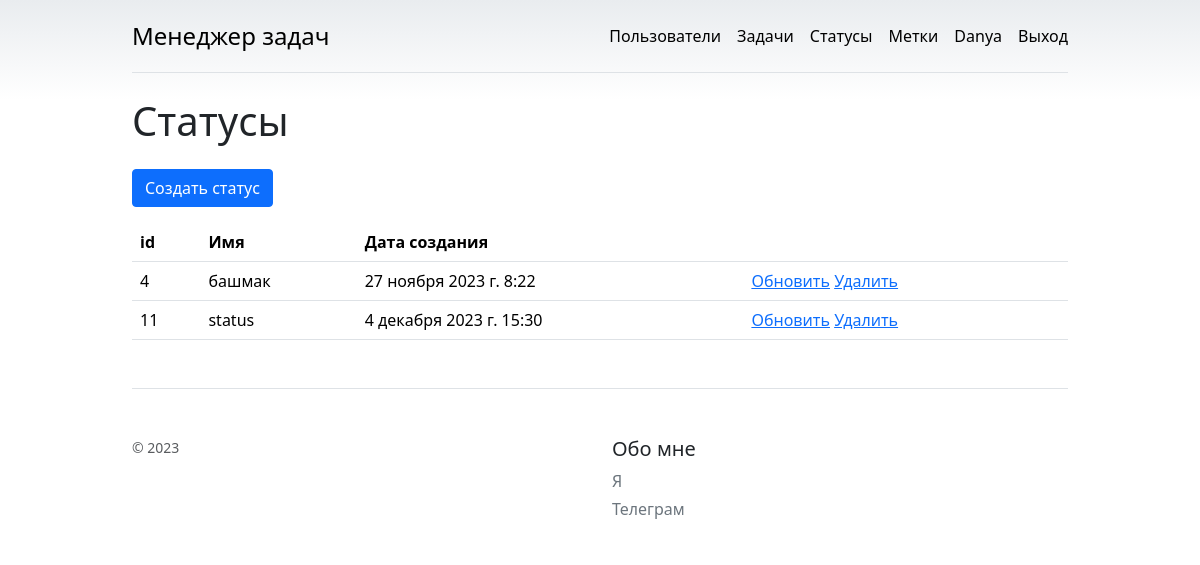
/statuses/ (signed in), run on the app's committed database.
### task_manager/statuses/models.py (models this page shows, shortened)
class Status(models.Model):
    name = models.CharField(max_length=75)
    timestamp = models.DateTimeField(auto_now_add=True)

### task_manager/statuses/views.py (the view)
# urls.py: path('', views.IndexViewStatuses.as_view(), name="index"),
class IndexViewStatuses(LoginRequiredMixin, View):
    permission_denied_message = 'Необходимо войти или зарегестрироваться'
    def get(self, request, *args, **kwargs):
        statuses = models.Status.objects.all()
        return render(request, 'statuses/index.html', {'statuses': statuses})

### task_manager/templates/statuses/index.html (shortened to what this page needs)
{% extends "base.html" %}
{% load django_bootstrap5 %}
{% load i18n %}
{% block content %}
<h1 class="h1 my-4">
  {% translate "Statuses" %}
</h1>
<a class="btn btn-primary mb-3" href="{% url "statuses:create" %}">{% translate 'Status create' %}</a>
<table class="table">
    <thead>
      <tr>
        <th scope="col">id</th>
        <th scope="col">{% translate "Name" %}</th>
        <th scope="col">{% translate "Date of creation" %}</th>
        <th scope="col"></th>
      </tr>
    </thead>
    <tbody>
    {% if statuses %}
    {% for stat in statuses %}
      <tr>
        <td>{{ stat.id }}</td>
        <td>{{ stat.name }}</td>
        <td>{{ stat.timestamp }}</td>
        <td>
            <a href="{% url 'statuses:update' pk=stat.id %}">{% translate 'Update'%}</a>
            <a href="{% url 'statuses:delete' pk=stat.id %}">{% translate 'Delete'%}</a>
        </td>
      </tr>
    {% endfor %}
    {% endif %}
    </tbody>
  </table>
{% endblock content %}

### task_manager/templates/base.html (shortened to what this page needs)
{% load django_bootstrap5 %}
{% bootstrap_css %}
{% load i18n %}
<!doctype html>
<html lang="en" data-bs-theme="auto">
  <head><script src="/docs/5.3/assets/js/color-modes.js"></script>
    <link rel="stylesheet" href="https://cdn.jsdelivr.net/npm/@docsearch/css@3">
<link href="/docs/5.3/dist/css/bootstrap.min.css" rel="stylesheet">
    {% load static %}
    <link href="{% static 'css/task.css' %}" rel="stylesheet">
  </head>
  <body>
<div class="container py-3">
  <header>
    <div class="d-flex flex-column flex-md-row align-items-center pb-3 mb-4 border-bottom">
      <a href="/" class="d-flex align-items-center link-body-emphasis text-decoration-none">
        <span class="fs-4">{% translate 'Task manager' %}</span>
      </a>
      <nav class="d-inline-flex mt-2 mt-md-0 ms-md-auto">
        <a class="me-3 py-2 link-body-emphasis text-decoration-none" href="{% url 'users:index' %}">{% translate 'Users' %}</a>
        {% if request.user.is_authenticated %}
        <a class="me-3 py-2 link-body-emphasis text-decoration-none" href="{% url 'tasks:index' %}">{% translate 'Tasks' %}</a>
        <a class="me-3 py-2 link-body-emphasis text-decoration-none" href="{% url 'statuses:index' %}">{% translate 'Statuses' %}</a>
        <a class="me-3 py-2 link-body-emphasis text-decoration-none" href="{% url 'labels:index' %}">{% translate 'Labels' %}</a>
        <a class="me-3 py-2 link-body-emphasis text-decoration-none" href="{% url 'users:update' pk=user.id %}">{{ user.username }}</a>
        <a class="py-2 link-body-emphasis text-decoration-none" href="{% url 'users:logout' %}">{% translate 'Logout' %}</a>
        {% else %}
        <a class="me-3 py-2 link-body-emphasis text-decoration-none" href="{% url 'users:create' %}">{% translate 'Sign up' %}</a>
        <a class="py-2 link-body-emphasis text-decoration-none" href="{% url 'users:login' %}">{% translate 'Log in' %}</a>
        {% endif %}
      </nav>
    </div>
  </header>
  <main>
    {% block content %}{% endblock %}
  </main>
  <footer class="pt-4 my-md-5 pt-md-5 border-top">
    <div class="row">
      <div class="col-12 col-md">
        <small class="d-block mb-3 text-body-secondary">&copy; 2023</small>
      </div>
      <div class="col-6 col-md">
        <h5>{% translate 'About' %}</h5>
        <ul class="list-unstyled text-small">
          <li class="mb-1"><a class="link-secondary text-decoration-none" href="#">{% translate 'Me' %}</a></li>
          <li class="mb-1"><a class="link-secondary text-decoration-none" href="https://t.me/faridylkaaaco">{% translate 'Telegram' %}</a></li>
        </ul>
      </div>
    </div>
  </footer>
</div>
    </body>
</html>

### task_manager/static/css/task.css (style rules this page uses)
body { background-image: linear-gradient(180deg, var(--bs-secondary-bg), var(--bs-body-bg) 100px, var(--bs-body-bg)); }
.container { max-width: 960px; }
.btn { display: inline-block; font-weight: 400; line-height: 1.5; color: #212529; text-align: center; text-decoration: none; vertical-align: middle; cursor: pointer; -webkit-user-select: none; -moz-user-select: none; user-select: none; background-color: transparent; border: 1px solid transparent; padding: 0.375rem 0.75rem; font-size: 1rem; border-radius: 0.25rem; transition: color .15s ease-in-out,background-color .15s ease-in-out,border-color .15s ease-in-out,box-shadow .15s ease-in-out; }
.btn-primary { color: #fff; background-color: #0d6efd; border-color: #0d6efd; }
.table { --bs-table-color-type: initial; --bs-table-bg-type: initial; --bs-table-color-state: initial; --bs-table-bg-state: initial; --bs-table-color: var(--bs-emphasis-color); --bs-table-bg: var(--bs-body-bg); --bs-table-border-color: var(--bs-border-color); --bs-table-accent-bg: transparent; --bs-table-striped-color: var(--bs-emphasis-color); --bs-table-striped-bg: rgba(var(--bs-emphasis-color-rgb), 0.05); --bs-table-active-color: var(--bs-emphasis-color); --bs-table-active-bg: rgba(var(--bs-emphasis-color-rgb), 0.1); --bs-table-hover-color: var(--bs-emphasis-color); --bs-table-hover-bg: rgba(var(--bs-emphasis-color-rgb), 0.075); width: 100%; margin-bottom: 1rem; vertical-align: top; border-color: var(--bs-table-border-color); }
.mb-3 { margin-bottom: 1rem!important; }
.h1, .h2, .h3, .h4, .h5, .h6, h1, h2, h3, h4, h5, h6 { margin-top: 0; margin-bottom: 0.5rem; font-weight: 500; line-height: 1.2; }
.h1, h1 { font-size: calc(1.375rem + 1.5vw); }
.my-4 { margin-top: 1.5rem!important; margin-bottom: 1.5rem!important; }
.h5, h5 { font-size: 1.25rem; }
.text-body-secondary { --bs-text-opacity: 1; color: rgba(33, 37, 41, 0.75); }

### data on the page
Status: id "4", name "башмак", timestamp "27 ноября 2023 г. 8:22"
Status: id "11", name "status", timestamp "4 декабря 2023 г. 15:30"

### other printed values
{{ user.username }} "Danya"
